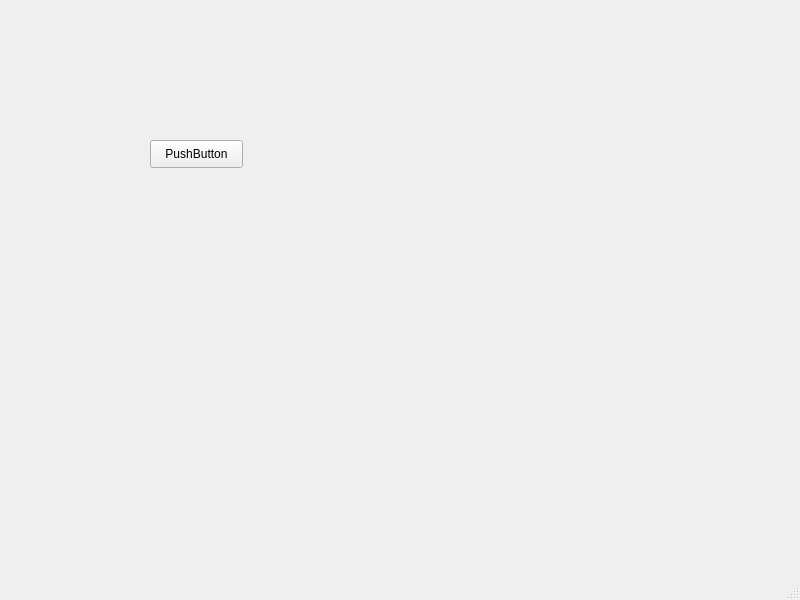
<?xml version="1.0" encoding="UTF-8"?>
<ui version="4.0">
 <class>MainWindow</class>
 <widget class="QMainWindow" name="MainWindow">
  <property name="geometry">
   <rect>
    <x>0</x>
    <y>0</y>
    <width>800</width>
    <height>600</height>
   </rect>
  </property>
  <property name="windowTitle">
   <string>MainWindow</string>
  </property>
  <widget class="QWidget" name="centralwidget">
   <widget class="QPushButton" name="pushButton">
    <property name="geometry">
     <rect>
      <x>150</x>
      <y>140</y>
      <width>93</width>
      <height>28</height>
     </rect>
    </property>
    <property name="text">
     <string>PushButton</string>
    </property>
   </widget>
  </widget>
  <widget class="QMenuBar" name="menubar">
   <property name="geometry">
    <rect>
     <x>0</x>
     <y>0</y>
     <width>800</width>
     <height>26</height>
    </rect>
   </property>
  </widget>
  <widget class="QStatusBar" name="statusbar"/>
 </widget>
 <resources/>
 <connections>
  <connection>
   <sender>pushButton</sender>
   <signal>clicked()</signal>
   <receiver>MainWindow</receiver>
   <slot>close()</slot>
   <hints>
    <hint type="sourcelabel">
     <x>209</x>
     <y>185</y>
    </hint>
    <hint type="destinationlabel">
     <x>387</x>
     <y>343</y>
    </hint>
   </hints>
  </connection>
 </connections>
</ui>
